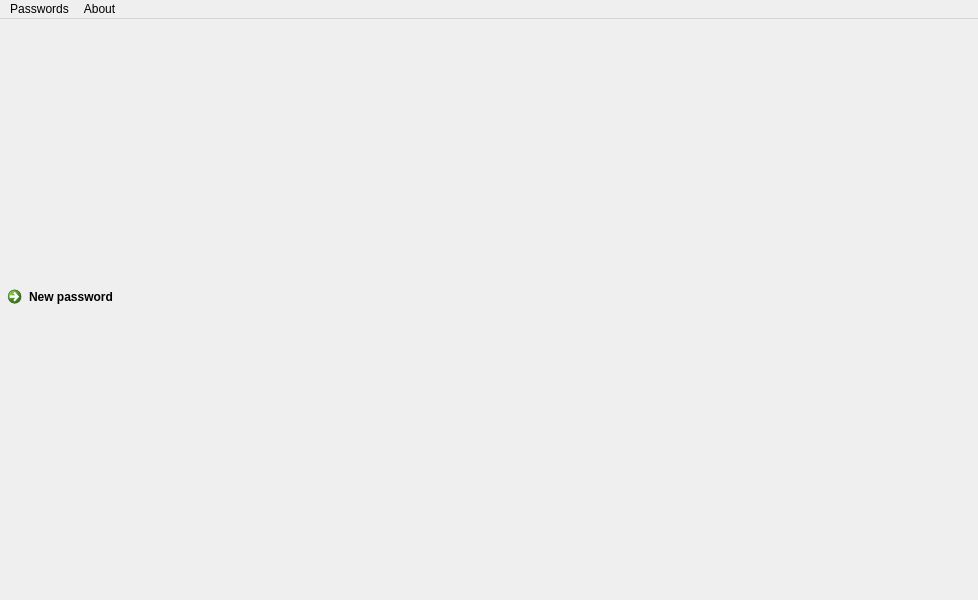
<?xml version="1.0" encoding="UTF-8"?>
<ui version="4.0">
 <class>MainWindow</class>
 <widget class="QMainWindow" name="MainWindow">
  <property name="geometry">
   <rect>
    <x>0</x>
    <y>0</y>
    <width>978</width>
    <height>600</height>
   </rect>
  </property>
  <property name="windowTitle">
   <string>MainWindow</string>
  </property>
  <property name="styleSheet">
   <string notr="true"/>
  </property>
  <widget class="QWidget" name="centralwidget">
   <widget class="QCommandLinkButton" name="commandLinkButton">
    <property name="geometry">
     <rect>
      <x>0</x>
      <y>260</y>
      <width>231</width>
      <height>51</height>
     </rect>
    </property>
    <property name="styleSheet">
     <string notr="true"/>
    </property>
    <property name="text">
     <string>New password</string>
    </property>
   </widget>
  </widget>
  <widget class="QMenuBar" name="menubar">
   <property name="geometry">
    <rect>
     <x>0</x>
     <y>0</y>
     <width>978</width>
     <height>25</height>
    </rect>
   </property>
   <widget class="QMenu" name="menuddddd">
    <property name="title">
     <string>Passwords</string>
    </property>
    <addaction name="separator"/>
    <addaction name="separator"/>
    <addaction name="separator"/>
    <addaction name="separator"/>
    <addaction name="actionDelete_all_Passwords"/>
    <addaction name="actionDelete_some_Passwords"/>
    <addaction name="separator"/>
   </widget>
   <widget class="QMenu" name="menuAbout">
    <property name="title">
     <string>About</string>
    </property>
    <addaction name="actionVersion_3_9"/>
    <addaction name="actionjprogram_bk_com"/>
   </widget>
   <addaction name="menuddddd"/>
   <addaction name="menuAbout"/>
  </widget>
  <action name="actionDelete_all_Passwords">
   <property name="text">
    <string>Remove all Passwords</string>
   </property>
  </action>
  <action name="actionDelete_some_Passwords">
   <property name="text">
    <string>Remove some Passwords</string>
   </property>
  </action>
  <action name="actionVersion_3_9">
   <property name="text">
    <string>Version 3.9</string>
   </property>
  </action>
  <action name="actionjprogram_bk_com">
   <property name="text">
    <string>jprogram@bk.com</string>
   </property>
  </action>
  <action name="actionDark_Material">
   <property name="text">
    <string>Strict Dark</string>
   </property>
  </action>
  <action name="actionLight">
   <property name="text">
    <string>Usially Light</string>
   </property>
  </action>
  <action name="actionMaster_key">
   <property name="text">
    <string>All settings</string>
   </property>
  </action>
  <action name="actionNew_Password">
   <property name="text">
    <string>New Password</string>
   </property>
   <property name="shortcut">
    <string>Ctrl+O</string>
   </property>
  </action>
  <action name="actionCrypt_file">
   <property name="text">
    <string>Crypt file</string>
   </property>
  </action>
  <action name="actionCrypt_disk">
   <property name="text">
    <string>Crypt disk</string>
   </property>
  </action>
  <action name="actionDecrypt_file_disk">
   <property name="text">
    <string>Decrypt file</string>
   </property>
  </action>
 </widget>
 <resources/>
 <connections/>
</ui>
